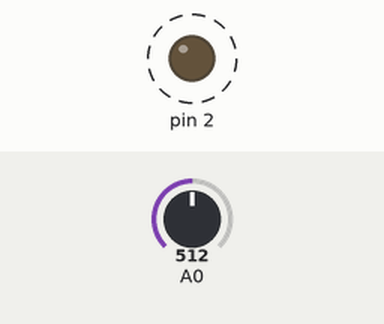
A sketch run on a simulated Arduino Uno, built with avr-gcc and run on an emulated ATmega328P. Shown: output pins drawn as LEDs (lit = HIGH). Dashed ring = blinking. Inputs (shaded band) come from the test bench; at power-on: A0 = 512.

Above: at 2.0 s.
2.1 s: A0 set to 900
At 2.62 s:
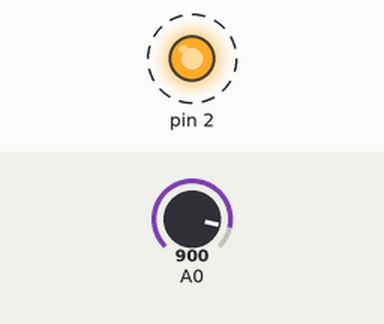
5.6 s: A0 set to 511
At 6.1 s:
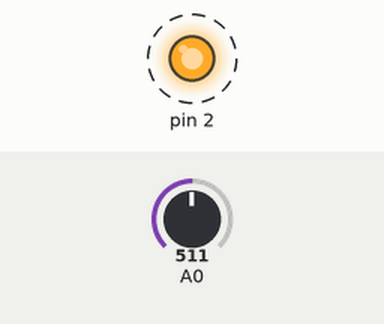
Timing chart, 0 to 15.1 s (numbered marks = the images above; inputs shaded):
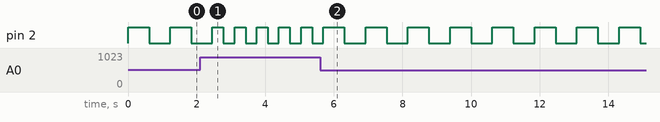

Measured:
- after the input at 2.1 s, pin 2: alternates HIGH for 0.32 s and LOW for 0.32 s, starting after 0.68 s
- after the input at 5.6 s, pin 2: alternates HIGH for 0.62 s and LOW for 0.62 s, starting after 0.71 s
- by itself, pin 2: alternates HIGH for 0.62 s and LOW for 0.62 s

The sketch:

Pr_tica_5.4_.ino
```cpp
void setup()
{
  pinMode(2 , OUTPUT);
  // Define o pino digital 2 como OUTPUT.

}

void loop()
{
  int valorPot = analogRead(A0);
  // Lê o pino analógico de entrada A0 e é transformado em uma função inteira.

  int tempo = map(valorPot, 0, 1023, 1000, 230);
  // Mapeia para 1000 a 230 em uma função inteira

  digitalWrite(2, HIGH);
  //Coloca o pino digital 2 em nível ALTO.

  delay(tempo);
  // Atraso no devido tempo da variável tempo em milisegundos.

  digitalWrite(2, LOW);
  //Coloca o pino digital 2 em nível BAIXO.

  delay(tempo);
  // Atraso no devido tempo da variável tempo em milisegundos.
}
```
